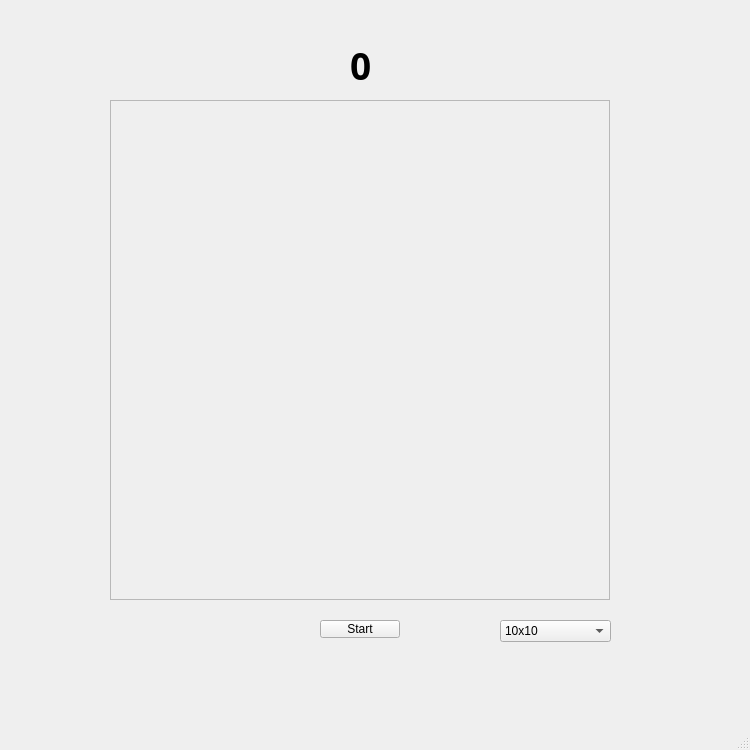
<?xml version="1.0" encoding="UTF-8"?>
<ui version="4.0">
 <class>Singleplayer</class>
 <widget class="QMainWindow" name="Singleplayer">
  <property name="enabled">
   <bool>true</bool>
  </property>
  <property name="geometry">
   <rect>
    <x>0</x>
    <y>0</y>
    <width>750</width>
    <height>750</height>
   </rect>
  </property>
  <property name="sizePolicy">
   <sizepolicy hsizetype="Expanding" vsizetype="Expanding">
    <horstretch>0</horstretch>
    <verstretch>0</verstretch>
   </sizepolicy>
  </property>
  <property name="minimumSize">
   <size>
    <width>700</width>
    <height>700</height>
   </size>
  </property>
  <property name="maximumSize">
   <size>
    <width>800</width>
    <height>800</height>
   </size>
  </property>
  <property name="focusPolicy">
   <enum>Qt::StrongFocus</enum>
  </property>
  <property name="windowTitle">
   <string>Snake</string>
  </property>
  <widget class="QWidget" name="centralwidget">
   <widget class="QTableWidget" name="tableWidget">
    <property name="enabled">
     <bool>false</bool>
    </property>
    <property name="geometry">
     <rect>
      <x>110</x>
      <y>100</y>
      <width>500</width>
      <height>500</height>
     </rect>
    </property>
    <property name="sizePolicy">
     <sizepolicy hsizetype="Fixed" vsizetype="Fixed">
      <horstretch>0</horstretch>
      <verstretch>0</verstretch>
     </sizepolicy>
    </property>
    <property name="minimumSize">
     <size>
      <width>500</width>
      <height>500</height>
     </size>
    </property>
    <property name="maximumSize">
     <size>
      <width>500</width>
      <height>500</height>
     </size>
    </property>
    <property name="verticalScrollBarPolicy">
     <enum>Qt::ScrollBarAlwaysOff</enum>
    </property>
    <property name="horizontalScrollBarPolicy">
     <enum>Qt::ScrollBarAlwaysOff</enum>
    </property>
    <attribute name="horizontalHeaderVisible">
     <bool>false</bool>
    </attribute>
    <attribute name="verticalHeaderVisible">
     <bool>false</bool>
    </attribute>
   </widget>
   <widget class="QPushButton" name="btnStart">
    <property name="enabled">
     <bool>true</bool>
    </property>
    <property name="geometry">
     <rect>
      <x>320</x>
      <y>620</y>
      <width>80</width>
      <height>18</height>
     </rect>
    </property>
    <property name="text">
     <string>Start</string>
    </property>
   </widget>
   <widget class="QLabel" name="lblScore">
    <property name="geometry">
     <rect>
      <x>350</x>
      <y>50</y>
      <width>31</width>
      <height>31</height>
     </rect>
    </property>
    <property name="font">
     <font>
      <family>Yu Gothic UI Semibold</family>
      <pointsize>28</pointsize>
      <bold>true</bold>
     </font>
    </property>
    <property name="text">
     <string>0</string>
    </property>
   </widget>
   <widget class="QComboBox" name="cbFieldsize">
    <property name="geometry">
     <rect>
      <x>500</x>
      <y>620</y>
      <width>111</width>
      <height>22</height>
     </rect>
    </property>
    <item>
     <property name="text">
      <string>10x10</string>
     </property>
    </item>
    <item>
     <property name="text">
      <string>5x5</string>
     </property>
    </item>
   </widget>
  </widget>
  <widget class="QMenuBar" name="menubar">
   <property name="geometry">
    <rect>
     <x>0</x>
     <y>0</y>
     <width>750</width>
     <height>21</height>
    </rect>
   </property>
  </widget>
  <widget class="QStatusBar" name="statusbar"/>
 </widget>
 <resources/>
 <connections/>
</ui>
